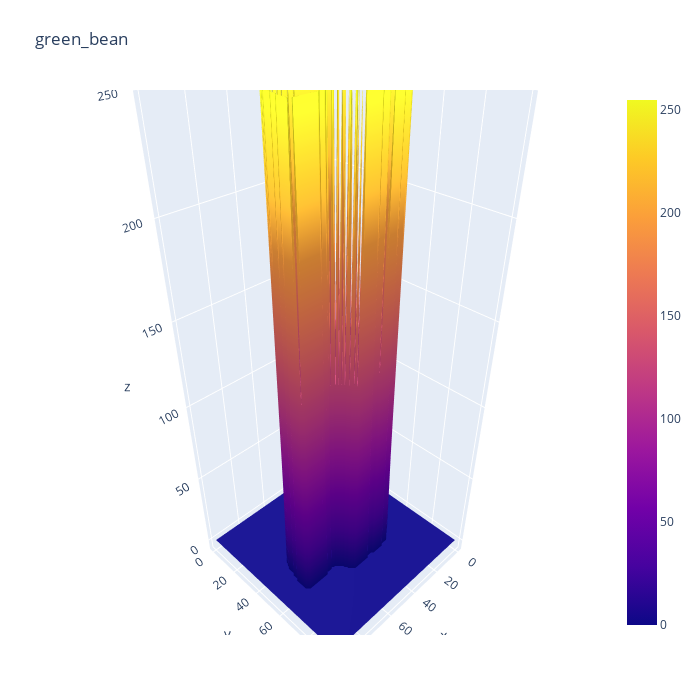

Notebook code cell kept with this figure:
### Code cell
plotmy3d(img_array[:,:,2], 'green_bean')

### Figure 1 — Plotly figure (JSON) as saved in the notebook; plotly's stock layout.template omitted (floating-point values rounded to 4 significant figures; data arrays with more than 128 entries replaced by an {"elided": "..."} marker saying what was removed)
{"data": [{"type": "surface", "z": {"elided": "100x100 int values"}}], "layout": {"autosize": false, "height": 700, "margin": {"b": 65, "l": 65, "r": 50, "t": 90}, "title": {"text": "green_bean"}, "width": 700}}
